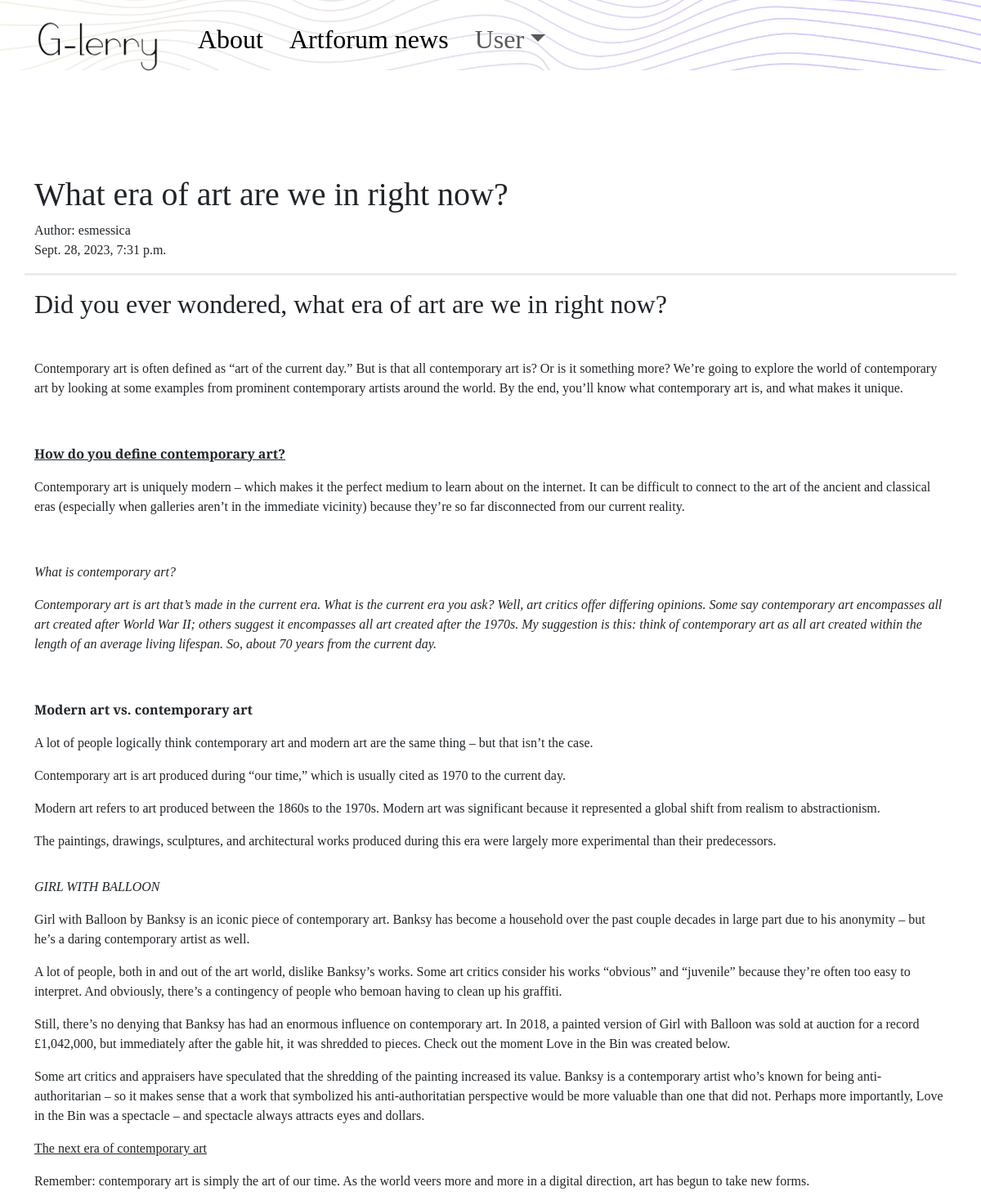
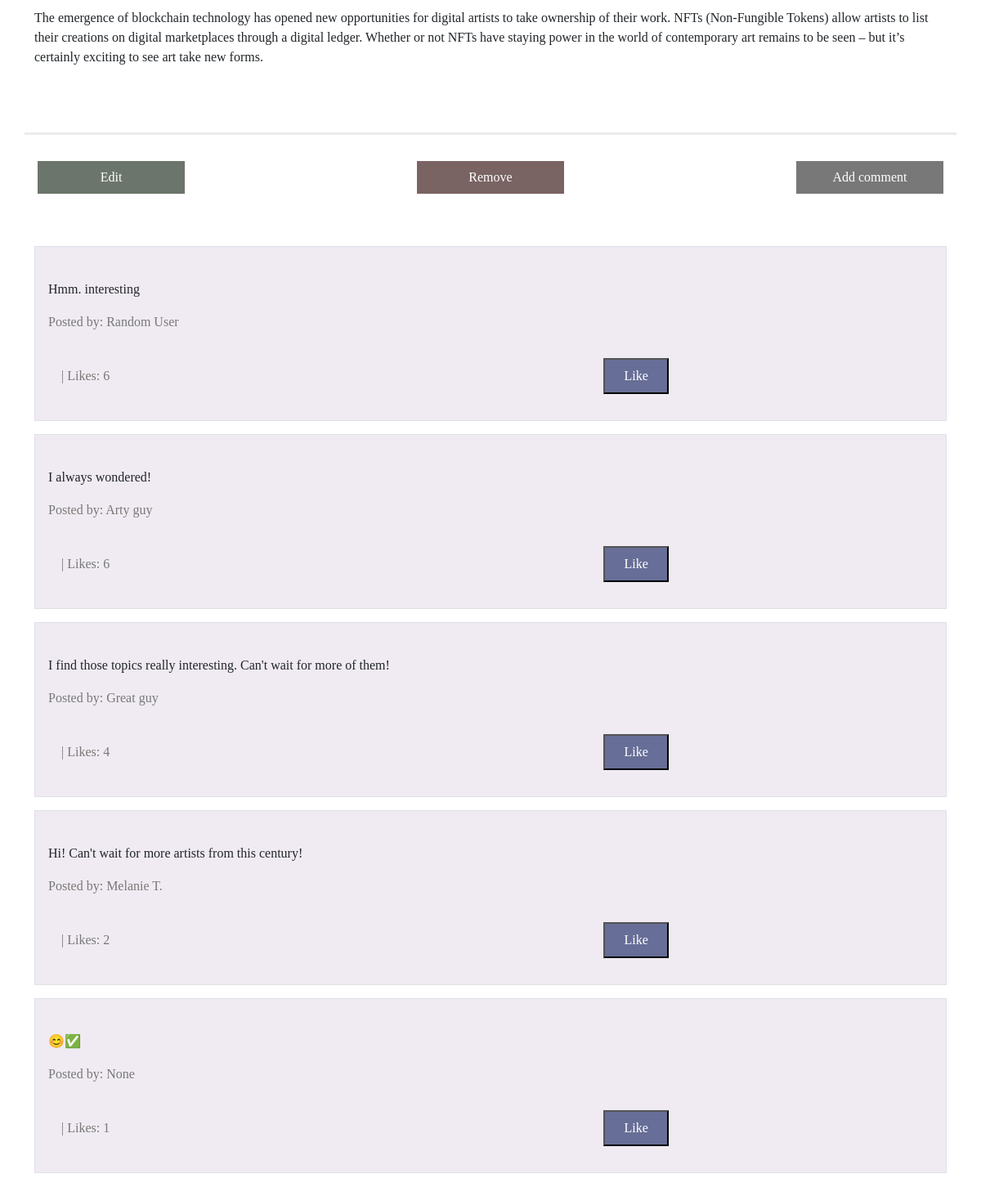
The page /post/11 (signed in) on the database its author committed (2 pictures, top to bottom).
### blog/models.py (models this page shows, shortened)
class Post(models.Model):
    author = models.ForeignKey('auth.User', on_delete=models.CASCADE)
    title = models.CharField(max_length=200)
    text = RichTextField(blank=True, null=True)
    create_date = models.DateTimeField(default=timezone.now)
    published_date = models.DateTimeField(blank=True, null=True)
    """
        The primary key patches to self.pk, after i create post, and i hit publication,
        go to post detail of the primary key of post i just created

    """

class Comments(models.Model):
    post = models.ForeignKey('blog.Post', related_name='comments', on_delete=models.CASCADE)
    author = models.CharField(max_length=100)
    text = models.TextField()
    create_date = models.DateTimeField(default=timezone.now())
    approved_comment = models.BooleanField(default=False)
    likes = models.PositiveIntegerField(default=0)
    """
        After post comment, go back to list of all posts,
        comment has to be approved before being there
    """

### blog/views.py (the view)
# urls.py: path('post/<int:pk>', views.PostDetailView.as_view(), name='post_detail'),
class PostDetailView(DetailView):
    model = Post

### blog/templates/blog/post_detail.html (shortened to what this page needs)
{% extends "blog/base.html" %}
{% load static %}
{% block content %}
    <h1 class="post-title"> {{ post.title }} </h1>
        {% if post.published_date %}
        <div class="date postdate">
            Author: {{ post.author }}
            <br>
            {{post.published_date}}
        </div>
        {% else %}
        <a class="btn btn-secondary" href="{% url 'post_publish' pk=post.pk %}">Publish</a>
        {% endif %}
    <p class="post-content">
        {{ post.text|safe|linebreaksbr }}
    </p>
        <div class="button-container">
        {% if user.is_authenticated and post.author == user %}
            <a class="button-post editbtn " href="{% url 'post_edit' pk=post.pk %}">Edit</a>
            <a class="button-post removebtn" href="{% url 'post_delete' pk=post.pk %}">Remove</a>
        {% endif %}
            <a href="{% url 'add_comment_to_post' pk=post.pk %}" class="button-post addcmntbtn">Add comment</a>
        </div>
   <div class="container comment-section">
        {% for comment in post.comments.all %}
            <div class="comment-one">
                <br>
                <p>{{ comment.text|safe|linebreaks }}</p>
                <p class="posted-by">Posted by: {{ comment.author }}</p>
                <span class="likes-text" id="likeCount_{{ comment.pk }}"> | Likes: {{ comment.likes }}</span>
                <button class="button-post likebtn" onclick="likeComment({{ comment.pk }})">Like</button>
            </div>
        {% endfor %}
    </div>
{% endblock %}

### blog/static/css/blog.css (style rules this page uses)
* { font-family: 'Playfair Display', serif; }
.comment-one { border: 1px solid #dee0e7; margin: 1rem 0; background-color: #f0ebf2; padding: 0 1rem 1rem 1rem; }
.post-content { margin: 1rem 0; border-top: 3px solid #ebebeb; }
.likes-text { margin: 2rem 0 0 1rem; color: #787878; }
.posted-by { color: #787878; }
.button-container { display: flex; justify-content: space-between; border-top: 3px solid #ebebeb; margin: 1rem 0; padding: 1rem 0; }
.button-post { text-decoration: none; color: white; background: #787878; text-align: center; margin: 1rem 1rem; padding: 0.5rem 0; width: 15vw; transition: background-color 0.3s, box-shadow 0.3s; }
.editbtn { background-color: #6c756b; }
.removebtn { background-color: #7a6363; }
.likebtn { width: 5rem; background-color: #676e97; margin-left: 50vw; }

### rows shown on the page
Post: title "What era of art are we in right now?", author "esmessica", published_date "Sept. 28, 2023, 7:31 p.m.", text "Did you ever wondered, what era of art are we in right now? Contemporary art is often defined as “art of the current day.” But is that all contemporary art is? Or is it something more? We’re going to explore the world of contemporary art by looking at some examples from prominent contemporary artists around the world. By the end, you’ll know what contemporary art is, and what makes it unique. How do you define contemporary art? Contemporary art is uniquely modern – which makes it the perfect medium to learn about on the internet. It can be difficult to connect to the art of the ancient and classical eras (especially when galleries aren’t in the immediate vicinity) because they’re so far…"
Comments: text "Hmm. interesting", author "Random User", likes "6"
Comments: text "I always wondered!", author "Arty guy", likes "6"
Comments: text "I find those topics really interesting. Can't wait for more of them!", author "Great guy", likes "4"
Comments: text "Hi! Can't wait for more artists from this century!", author "Melanie T.", likes "2"
Comments: text "😊​✅​", author "None", likes "1"
